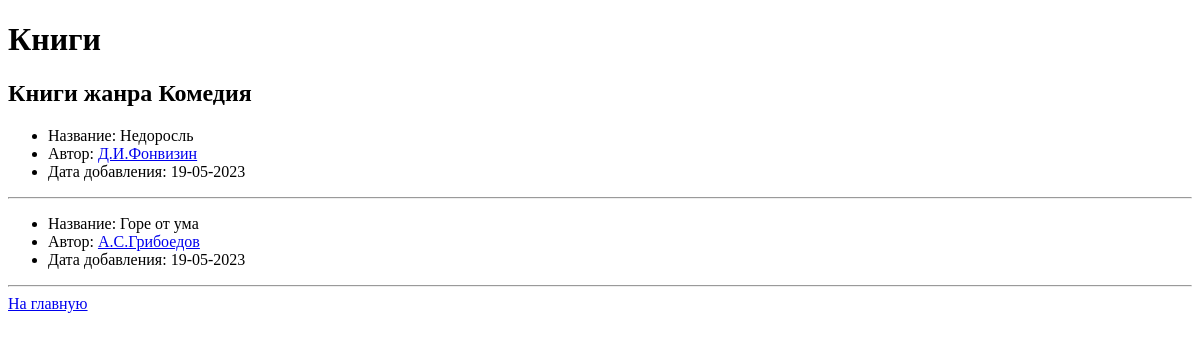
Before: /genre/1 with the older database file.
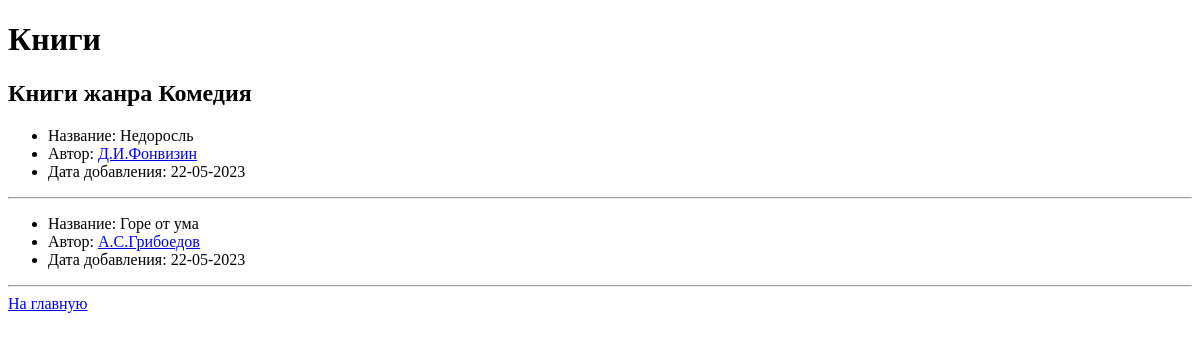
After: the same page with the newer database file.
### database.py (models this page shows, shortened)
class Book(db.Model):
    id = db.Column(db.Integer, primary_key=True)
    name = db.Column(db.String, nullable=False)
    added = db.Column(db.DateTime, nullable=False, default=func.now())
    is_read = db.Column(db.Boolean, default=False)
    genre_id = db.Column(db.Integer, db.ForeignKey("genre.id", ondelete='SET NULL'))
    genre = relationship("Genre", back_populates="books")
    author_id = db.Column(db.String, db.ForeignKey("author.id", ondelete='SET NULL'))
    author = relationship("Author", back_populates="books")

class Author(db.Model):
    id = id = db.Column(db.Integer, primary_key=True)
    name = db.Column(db.String, nullable=False)
    books = relationship(
        "Book", back_populates="author"
    )

### main.py (the view)
@app.route("/genre/<int:genre_id>")
def books_by_genres(genre_id):
    genre = Genre.query.get_or_404(genre_id)
    return render_template(
        "books_by_genres.html",
        genre_name=genre.name,
        books=genre.books,
    )

### templates/books_by_genres.html
{% extends "layout.html" %}
{% block body %}
  <h2>Книги жанра {{ genre_name }}</h2>
  {%- for book in books %}
    <ul>
        <li>Название: {{ book.name }} </li>
        <li>Автор: <a href="{{ url_for('books_by_author', author_id=book.author.id) }}">{{book.author.name}}</a></li>
        <li>Дата добавления: {{ book.added.strftime("%d-%m-%Y") }} </li>
      </ul>
      <hr>
  {%- endfor %}
<a href="/">На главную</a>
{% endblock %}

Changed rows visible on the page:
changed Book "Недоросль": added "19-05-2023" → "22-05-2023"
changed Book "Горе от ума": added "19-05-2023" → "22-05-2023"
